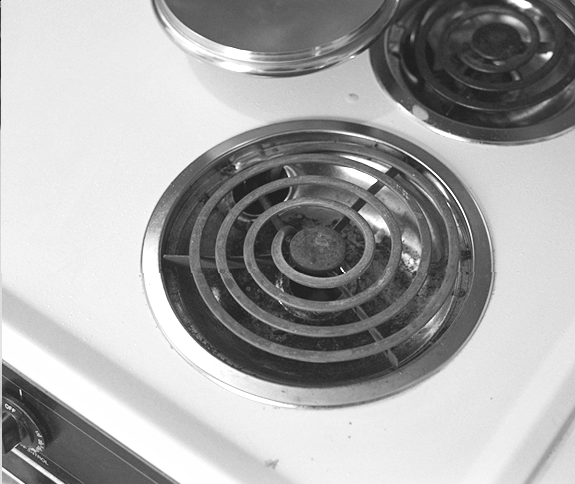
#> input picture fall_2017/hw2_release/images/objects/103.pgm, 575 x 484 px
$ python -i panorama.py   (imports and definitions only)
#> lines starting #> are read from the running program, lines starting #| are printed output that depends on the picture
#> further down, picture is the input picture: shape (484, 575); min 10, max 255, mean 166.7
"""
CS131 - Computer Vision: Foundations and Applications
Assignment 3
Author: Donsuk Lee (donlee90@stanford.edu)
Date created: 09/2017
Last modified: 09/27/2018
Python Version: 3.5+
"""

import numpy as np
from skimage import filters
from skimage.feature import corner_peaks
from skimage.util.shape import view_as_blocks
from scipy.spatial.distance import cdist
from scipy.ndimage.filters import convolve

from utils import pad, unpad, get_output_space, warp_image


def harris_corners(img, window_size=3, k=0.04):
    """
    Compute Harris corner response map. Follow the math equation
    R=Det(M)-k(Trace(M)^2).

    Hint:
        You may use the function scipy.ndimage.filters.convolve,
        which is already imported above. If you use convolve(), remember to
        specify zero-padding to match our equations, for example:

            out_image = convolve(in_image, kernel, mode='constant', cval=0)

        You can also use for nested loops compute M and the subsequent Harris
        corner response for each output pixel, intead of using convolve().
        Your implementation of conv_fast or conv_nested in HW1 may be a
        useful reference!

    Args:
        img: Grayscale image of shape (H, W)
        window_size: size of the window function
        k: sensitivity parameter

    Returns:
        response: Harris response image of shape (H, W)
    """
#> called with window_size = 3, k = 0.04

    H, W = img.shape
#> H = 484; W = 575
    window = np.ones((window_size, window_size))

    response = np.zeros((H, W))

    # 1. Compute x and y derivatives (I_x, I_y) of an image
    dx = filters.sobel_v(img)
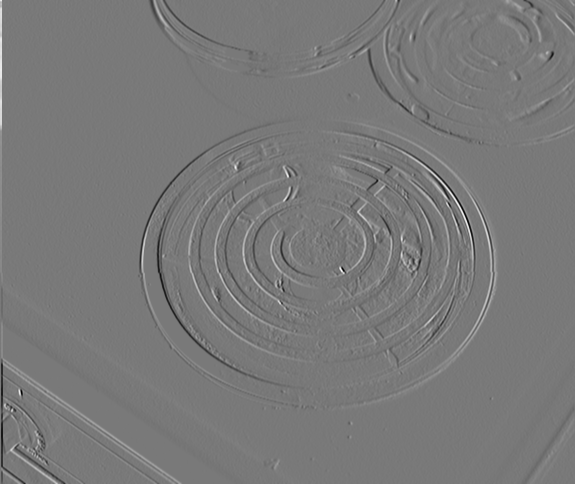
#> dx: shape (484, 575) float64; min -0.784, max 0.862, mean 3.64e-06; drawn with min black and max white
    dy = filters.sobel_h(img)
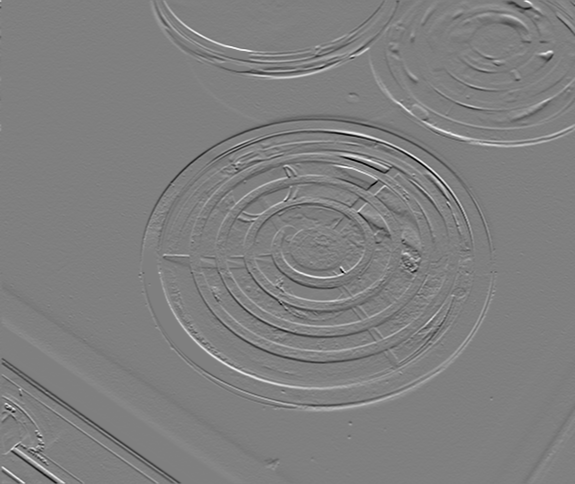
#> dy: shape (484, 575) float64; min -0.729, max 0.726, mean 0.00111; drawn with min black and max white

    # YOUR CODE HERE
    Ix2 = convolve(dx**2, window)
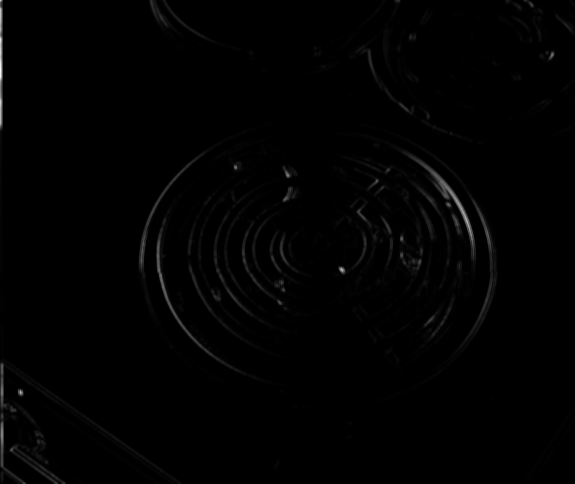
#> Ix2: shape (484, 575) float64; min 0, max 4.8, mean 0.0376; drawn with min black and max white
    Iy2 = convolve(dy**2, window)
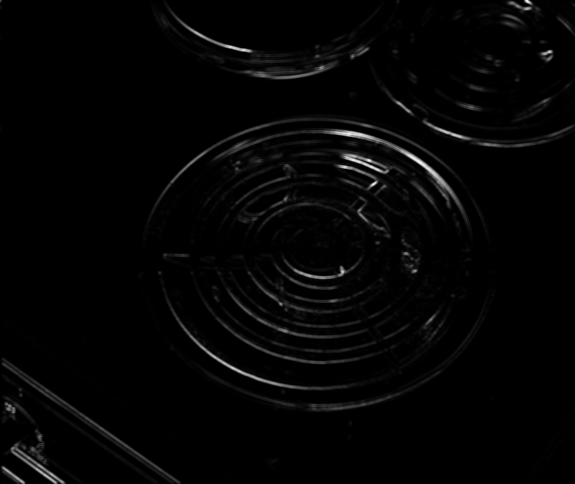
#> Iy2: shape (484, 575) float64; min 0, max 2.39, mean 0.0444; drawn with min black and max white
    Ixy = convolve(dx*dy, window)
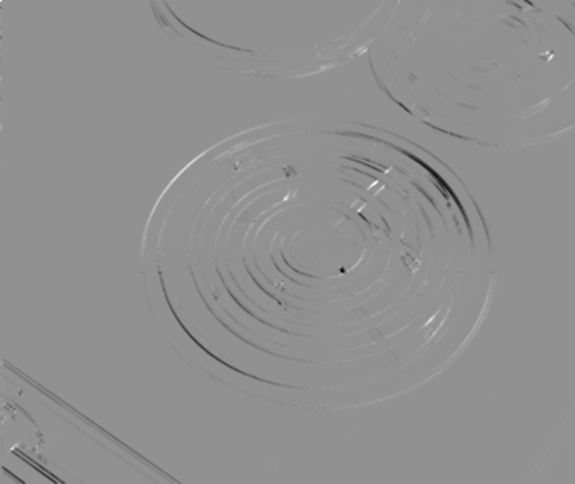
#> Ixy: shape (484, 575) float64; min -2.08, max 1.56, mean -0.0106; drawn with min black and max white
    M = np.zeros((H, W, 2, 2))
    M[:, :, 0, 0] = Ix2
    M[:, :, 0, 1] = Ixy
    M[:, :, 1, 0] = Ixy
    M[:, :, 1, 1] = Iy2

    response = np.linalg.det(M) - k * (Ix2 + Iy2)**2
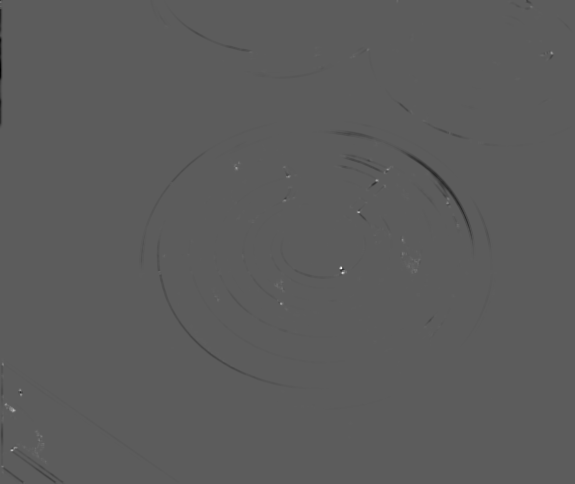
#> response: shape (484, 575) float64; min -0.919, max 1.61, mean -0.00196; drawn with min black and max white
    # END YOUR CODE

    return response


# [364 lines left out: functions simple_descriptor, describe_keypoints, match_descriptors, fit_affine_matrix, ransac, hog_descriptor and 2 more, not called in this run]

>>> import cv2
>>> picture = cv2.imread('../../fall_2017/hw2_release/images/objects/103.pgm', cv2.IMREAD_GRAYSCALE)
>>> result = harris_corners(picture)

$ run again, on fall_2017/hw2_release/images/objects/104.pgm
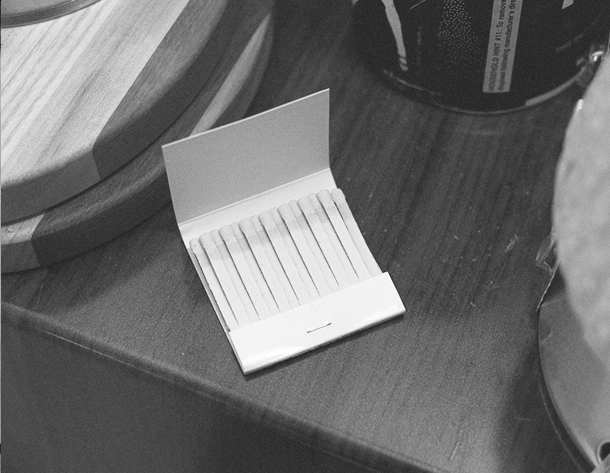
#> input picture fall_2017/hw2_release/images/objects/104.pgm, 610 x 473 px
#> picture is the input picture: shape (473, 610); min 10, max 255, mean 108.8
#> in harris_corners, `Iy2 = convolve(dy**2, window)`:
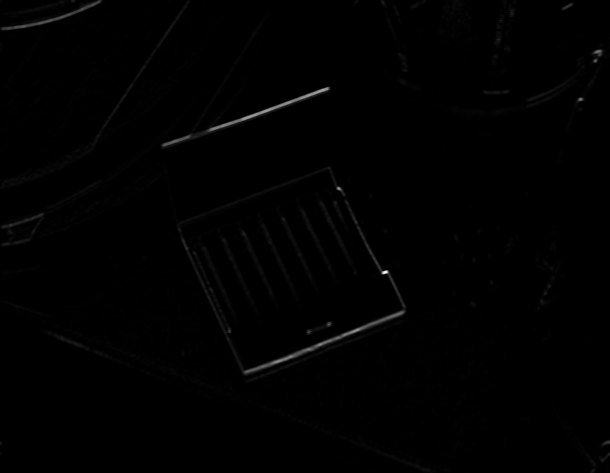
#> Iy2: shape (473, 610) float64; min 8.65e-06, max 2.48, mean 0.0151; drawn with min black and max white
#> in harris_corners, `Ixy = convolve(dx*dy, window)`:
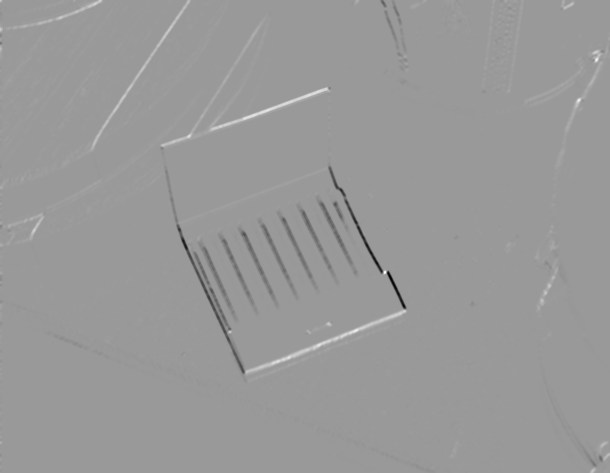
#> Ixy: shape (473, 610) float64; min -1.06, max 0.705, mean -0.000705; drawn with min black and max white

$ run again, on fall_2017/hw2_release/images/objects/109.pgm
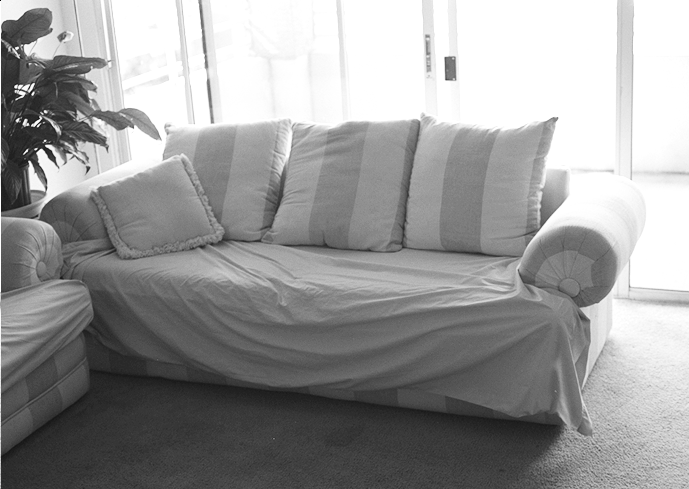
#> input picture fall_2017/hw2_release/images/objects/109.pgm, 689 x 489 px
#> picture is the input picture: shape (489, 689); min 10, max 255, mean 153.4
#> in harris_corners, `Ix2 = convolve(dx**2, window)`:
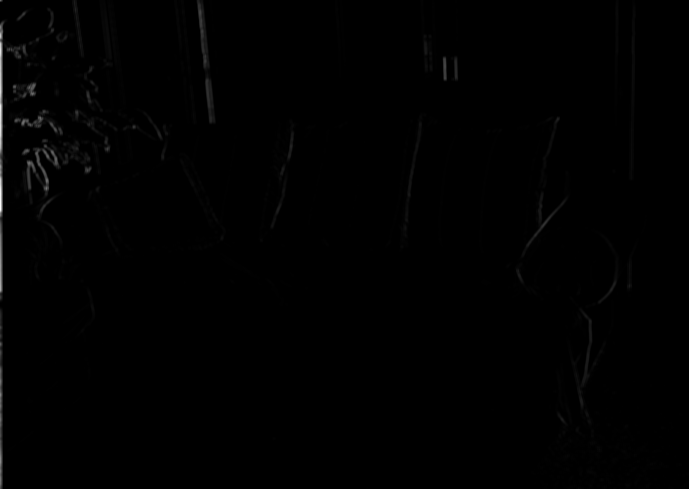
#> Ix2: shape (489, 689) float64; min 0, max 6.89, mean 0.0321; drawn with min black and max white
#> in harris_corners, `Ixy = convolve(dx*dy, window)`:
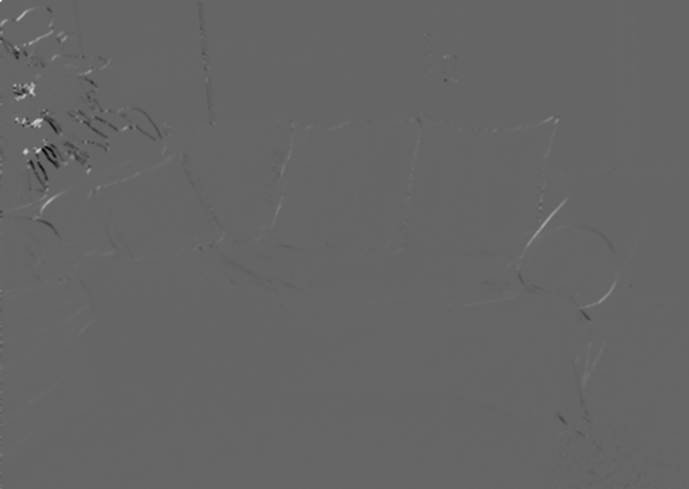
#> Ixy: shape (489, 689) float64; min -1.74, max 2.61, mean -0.000518; drawn with min black and max white

$ run again, on fall_2017/hw2_release/images/objects/111.pgm
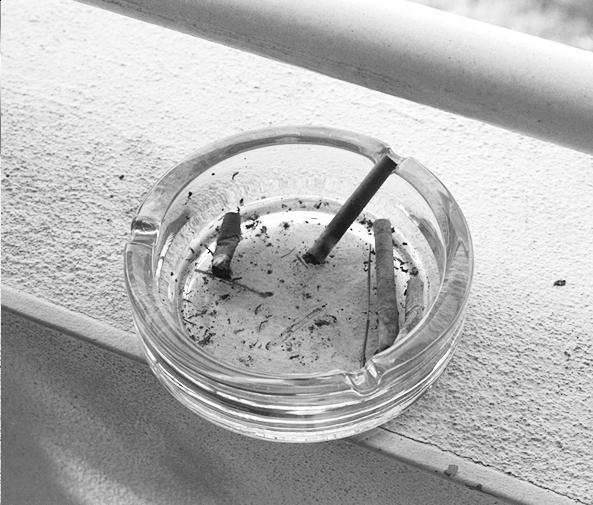
#> input picture fall_2017/hw2_release/images/objects/111.pgm, 593 x 505 px
#> picture is the input picture: shape (505, 593); min 10, max 255, mean 179.6
#> in harris_corners, `Ixy = convolve(dx*dy, window)`:
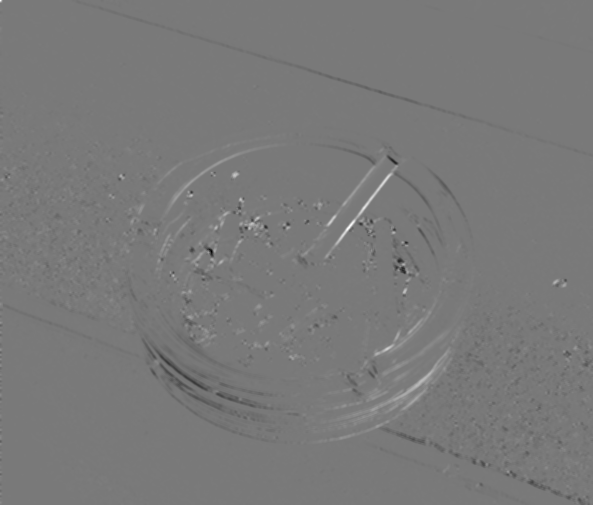
#> Ixy: shape (505, 593) float64; min -1.78, max 1.94, mean -0.00341; drawn with min black and max white
#> in harris_corners, `response = np.linalg.det(M) - k * (Ix2 + Iy2)**2`:
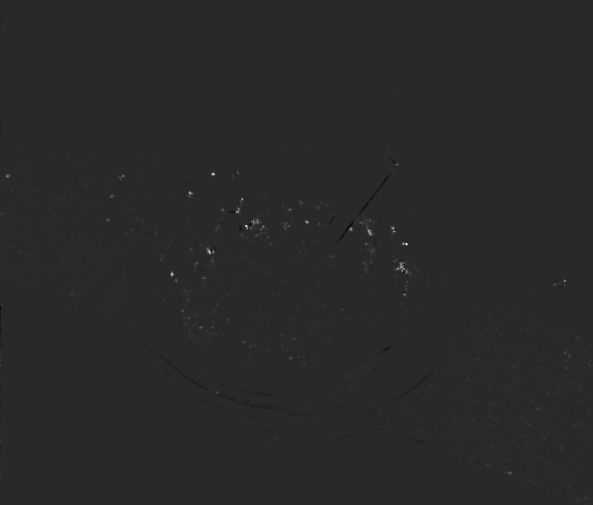
#> response: shape (505, 593) float64; min -0.603, max 3.09, mean 0.00264; drawn with min black and max white
